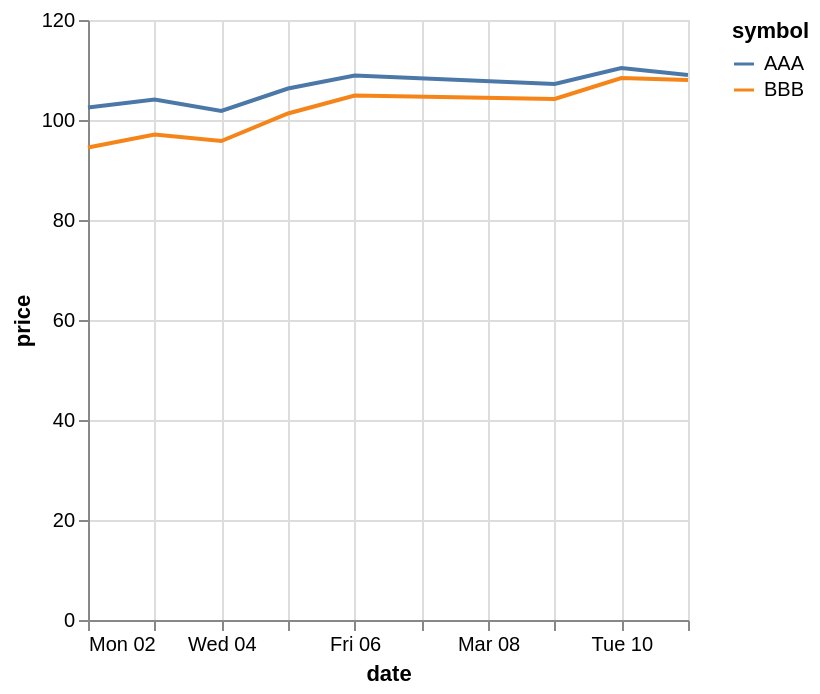

The specification (Vega-Lite) saved for this image:
### Vega-Lite specification from a JSON file in a GitHub repository (floating-point values rounded to 4 significant figures)
{"$schema": "https://vega.github.io/schema/vega-lite/v6.json", "data": {"values": [{"date": "2026-03-02", "price": 102.5, "symbol": "AAA"}, {"date": "2026-03-02", "price": 94.5, "symbol": "BBB"}, {"date": "2026-03-03", "price": 104.1, "symbol": "AAA"}, {"date": "2026-03-03", "price": 97.1, "symbol": "BBB"}, {"date": "2026-03-04", "price": 101.8, "symbol": "AAA"}, {"date": "2026-03-04", "price": 95.8, "symbol": "BBB"}, {"date": "2026-03-05", "price": 106.3, "symbol": "AAA"}, {"date": "2026-03-05", "price": 101.3, "symbol": "BBB"}, {"date": "2026-03-06", "price": 108.9, "symbol": "AAA"}, {"date": "2026-03-06", "price": 104.9, "symbol": "BBB"}, {"date": "2026-03-09", "price": 107.2, "symbol": "AAA"}, {"date": "2026-03-09", "price": 104.2, "symbol": "BBB"}, {"date": "2026-03-10", "price": 110.4, "symbol": "AAA"}, {"date": "2026-03-10", "price": 108.4, "symbol": "BBB"}, {"date": "2026-03-11", "price": 109.0, "symbol": "AAA"}, {"date": "2026-03-11", "price": 108.0, "symbol": "BBB"}]}, "description": "One line per series via color.", "encoding": {"color": {"field": "symbol", "type": "nominal"}, "x": {"field": "date", "type": "temporal"}, "y": {"field": "price", "type": "quantitative"}}, "mark": "line", "usermeta": {"eas": {"standin_ratio": 0.0278, "threshold": 0.05}}}
